Frame 1 (no input): blank canvas, image omitted
Frame 60 (the mouse pressed at the canvas centre just before this capture): blank canvas, image omitted
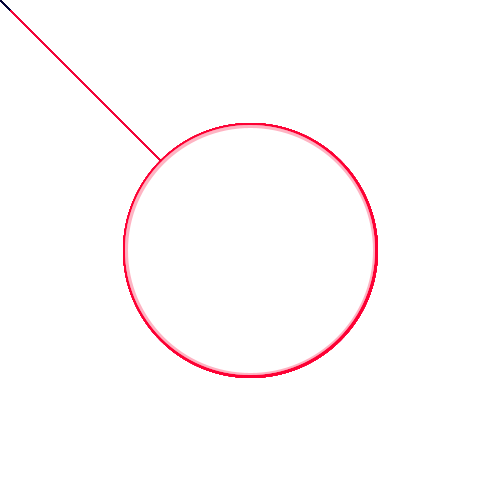
Frame 120 (the mouse held since frame 60 and released just before this capture)

The Processing sketch whose frames 1 and 60 were blank and that drew this single picture after the mouse press (run headless with seeded random() and noise(); from frame 60 on, the mouse is pressed at the canvas centre):

// Processing sketch: processing_57042
// ── processing_57042.pde

void setup() {
  size(500,500);
  background(255);
}

void draw() {

strokeWeight(1);
  line(10,10,mouseX,mouseY);

strokeWeight(5);
stroke(mouseX,0,50,75); //0-500
ellipse(mouseX,mouseY,mouseX,mouseY);

}
